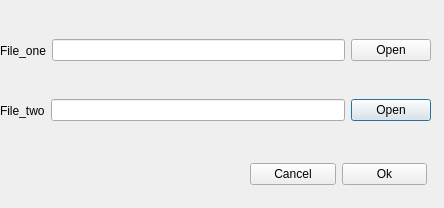
<?xml version="1.0" encoding="UTF-8"?>
<ui version="4.0">
 <class>Dialog</class>
 <widget class="QDialog" name="Dialog">
  <property name="geometry">
   <rect>
    <x>0</x>
    <y>0</y>
    <width>444</width>
    <height>208</height>
   </rect>
  </property>
  <property name="sizePolicy">
   <sizepolicy hsizetype="Fixed" vsizetype="Fixed">
    <horstretch>0</horstretch>
    <verstretch>0</verstretch>
   </sizepolicy>
  </property>
  <property name="windowTitle">
   <string>Dialog</string>
  </property>
  <widget class="QWidget" name="layoutWidget">
   <property name="geometry">
    <rect>
     <x>0</x>
     <y>90</y>
     <width>431</width>
     <height>41</height>
    </rect>
   </property>
   <layout class="QHBoxLayout" name="horizontalLayout_2">
    <item>
     <widget class="QLabel" name="label_2">
      <property name="enabled">
       <bool>true</bool>
      </property>
      <property name="text">
       <string>File_two</string>
      </property>
     </widget>
    </item>
    <item>
     <widget class="QLineEdit" name="lineEdit_two">
      <property name="enabled">
       <bool>true</bool>
      </property>
     </widget>
    </item>
    <item>
     <widget class="QPushButton" name="pushButton_two">
      <property name="enabled">
       <bool>true</bool>
      </property>
      <property name="text">
       <string>Open</string>
      </property>
     </widget>
    </item>
   </layout>
  </widget>
  <widget class="QWidget" name="layoutWidget">
   <property name="geometry">
    <rect>
     <x>0</x>
     <y>30</y>
     <width>431</width>
     <height>41</height>
    </rect>
   </property>
   <layout class="QHBoxLayout" name="horizontalLayout">
    <item>
     <widget class="QLabel" name="label">
      <property name="enabled">
       <bool>true</bool>
      </property>
      <property name="text">
       <string>File_one</string>
      </property>
     </widget>
    </item>
    <item>
     <widget class="QLineEdit" name="lineEdit_one">
      <property name="enabled">
       <bool>true</bool>
      </property>
     </widget>
    </item>
    <item>
     <widget class="QPushButton" name="pushButton_one">
      <property name="enabled">
       <bool>true</bool>
      </property>
      <property name="text">
       <string>Open</string>
      </property>
     </widget>
    </item>
   </layout>
  </widget>
  <widget class="QWidget" name="layoutWidget">
   <property name="geometry">
    <rect>
     <x>250</x>
     <y>160</y>
     <width>177</width>
     <height>29</height>
    </rect>
   </property>
   <layout class="QHBoxLayout" name="horizontalLayout_3">
    <item>
     <widget class="QPushButton" name="pushButton_cancel">
      <property name="text">
       <string>Cancel</string>
      </property>
     </widget>
    </item>
    <item>
     <widget class="QPushButton" name="pushButton_ok">
      <property name="text">
       <string>Ok</string>
      </property>
     </widget>
    </item>
   </layout>
  </widget>
 </widget>
 <resources/>
 <connections>
  <connection>
   <sender>pushButton_one</sender>
   <signal>clicked()</signal>
   <receiver>Dialog</receiver>
   <slot>sopen1()</slot>
   <hints>
    <hint type="sourcelabel">
     <x>387</x>
     <y>50</y>
    </hint>
    <hint type="destinationlabel">
     <x>221</x>
     <y>103</y>
    </hint>
   </hints>
  </connection>
  <connection>
   <sender>pushButton_two</sender>
   <signal>clicked()</signal>
   <receiver>Dialog</receiver>
   <slot>sopen2()</slot>
   <hints>
    <hint type="sourcelabel">
     <x>401</x>
     <y>114</y>
    </hint>
    <hint type="destinationlabel">
     <x>221</x>
     <y>103</y>
    </hint>
   </hints>
  </connection>
  <connection>
   <sender>pushButton_ok</sender>
   <signal>clicked()</signal>
   <receiver>Dialog</receiver>
   <slot>sok()</slot>
   <hints>
    <hint type="sourcelabel">
     <x>383</x>
     <y>174</y>
    </hint>
    <hint type="destinationlabel">
     <x>221</x>
     <y>103</y>
    </hint>
   </hints>
  </connection>
 </connections>
 <slots>
  <slot>sopen1()</slot>
  <slot>sopen2()</slot>
  <slot>sok()</slot>
 </slots>
</ui>
